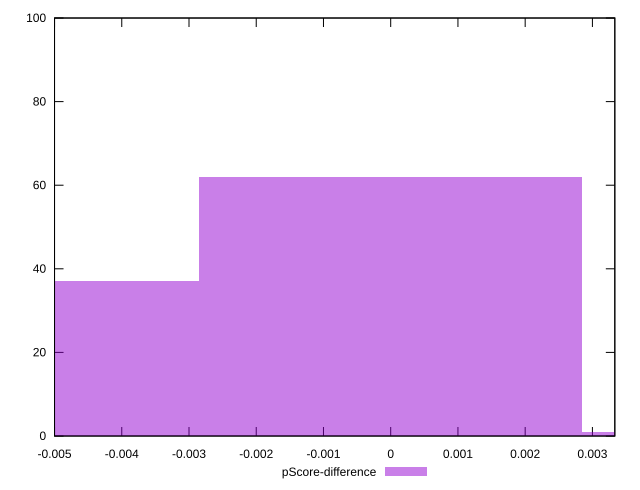

Generate this figure with gnuplot:
reset

$pScoreDifference <<EOF
0 62
-0.0056997296644589815 37
0.0056997296644589815 1
EOF

set key outside below
set boxwidth 0.0056997296644589815
set xrange [-0.0050000000000000044:0.0033333333333332993]
set yrange [0:100]
set trange [0:100]
set style fill transparent solid 0.5 noborder
set terminal svg size 640, 490 enhanced background rgb 'white'
set output "report_00009_2021-02-08T22-37-41.559Z/unminified-javascript/samples/pages+cached/pScore-difference/histogram.svg"

plot $pScoreDifference title "pScore-difference" with boxes

reset
